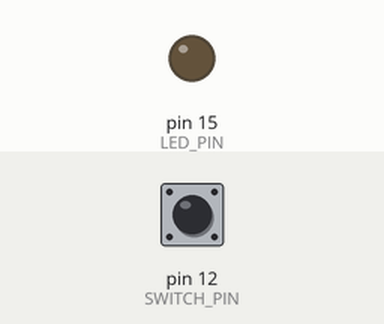
A sketch run on a simulated Arduino Uno, built with avr-gcc and run on an emulated ATmega328P. Shown: output pins drawn as LEDs (lit = HIGH). The inputs (shaded band) are chosen by the test bench; at power-on: pin 12 (SWITCH_PIN) HIGH.

Above: at 1.2 s.
1.3 s: pin 12 (SWITCH_PIN) pulled LOW for 0.15 s
At 1.7 s:
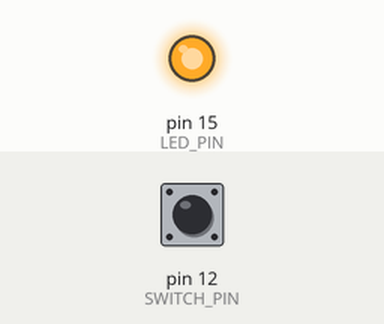
2.9 s: pin 12 (SWITCH_PIN) pulled LOW for 1 s
At 4.2 s:
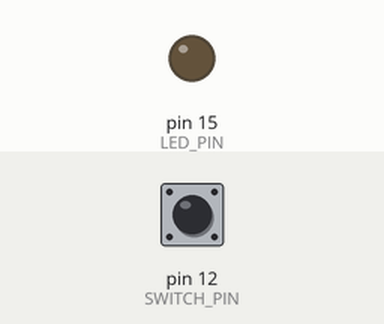
5.4 s: pin 12 (SWITCH_PIN) pulled LOW for 3.2 s
At 9.0 s:
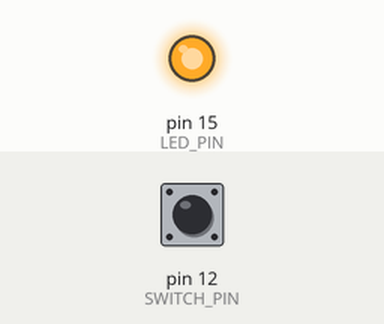
Timing chart, 0 to 10.5 s (numbered marks = the images above; inputs shaded):
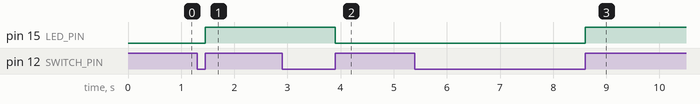

Measured:
- after the input at 1.3 s, pin 15 (LED_PIN): LOW → HIGH after 0.15 s
- after the input at 2.9 s, pin 15 (LED_PIN): HIGH → LOW after 1.0 s
- after the input at 5.4 s, pin 15 (LED_PIN): LOW → HIGH after 3.2 s

The sketch:

sw_led.ino
```cpp
#define LED_PIN 15
#define SWITCH_PIN 12
bool ledState=false;
bool prevSwitchState=HIGH;
void setup()
{


  pinMode(LED_PIN,OUTPUT);
  pinMode(SWITCH_PIN,INPUT_PULLUP);
}
void loop()
{
  bool currentSwitchState=digitalRead(SWITCH_PIN);
  if(prevSwitchState==LOW&& currentSwitchState==HIGH)
  {
    ledState=!ledState;
    digitalWrite(LED_PIN,ledState ? HIGH : LOW);
  }
  prevSwitchState=currentSwitchState;
}
```
